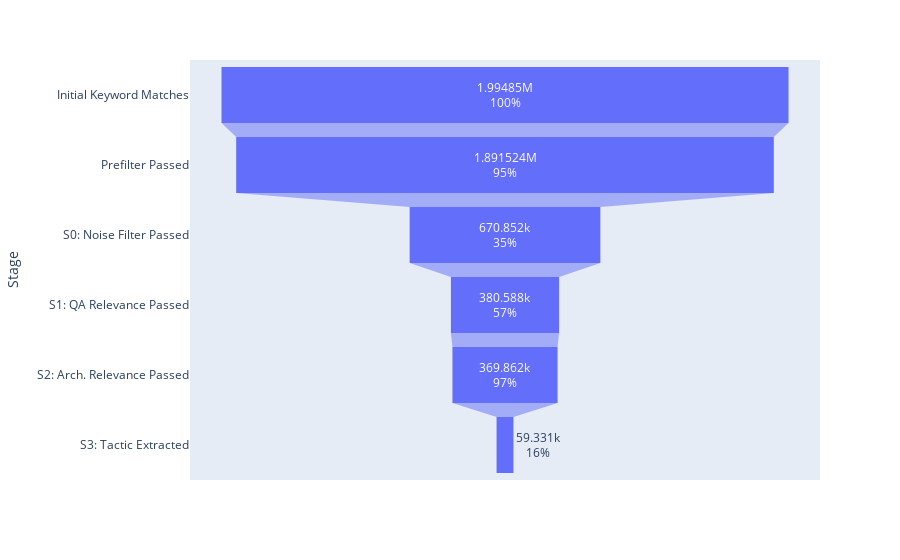

The cell this chart's notebook holds for it:
### Code cell
# --- Generate Figure 1 (Funnel Chart Version) ---
fig = px.funnel(
    df_funnel_table,
    x='Items Remaining',
    y='Stage',
    # title='Figure 1: Data Filtering Funnel'
)

# Add data labels to the chart for clarity
# This shows the absolute value and the percentage of the previous stage
fig.update_traces(textinfo="value+percent previous")

fig.show()
fig.write_image("figure_1_data_funnel_chart.png", scale=3)

# To save a static version for your paper:
# fig.write_image("figure_1_data_funnel_chart.png", scale=3)

### Figure 1 — Plotly figure (JSON) as saved in the notebook; plotly's stock layout.template omitted (floating-point values rounded to 4 significant figures)
{"data": [{"hovertemplate": "Items Remaining=%{x}<br>Stage=%{y}<extra></extra>", "legendgroup": "", "marker": {"color": "#636efa"}, "name": "", "orientation": "h", "showlegend": false, "x": [1994850, 1891524, 670852, 380588, 369862, 59331], "xaxis": "x", "y": ["Initial Keyword Matches", "Prefilter Passed", "S0: Noise Filter Passed", "S1: QA Relevance Passed", "S2: Arch. Relevance Passed", "S3: Tactic Extracted"], "yaxis": "y", "type": "funnel", "textinfo": "value+percent previous"}], "layout": {"xaxis": {"anchor": "y", "domain": [0.0, 1.0], "title": {"text": "Items Remaining"}}, "yaxis": {"anchor": "x", "domain": [0.0, 1.0], "title": {"text": "Stage"}}, "legend": {"tracegroupgap": 0}, "margin": {"t": 60}}}
